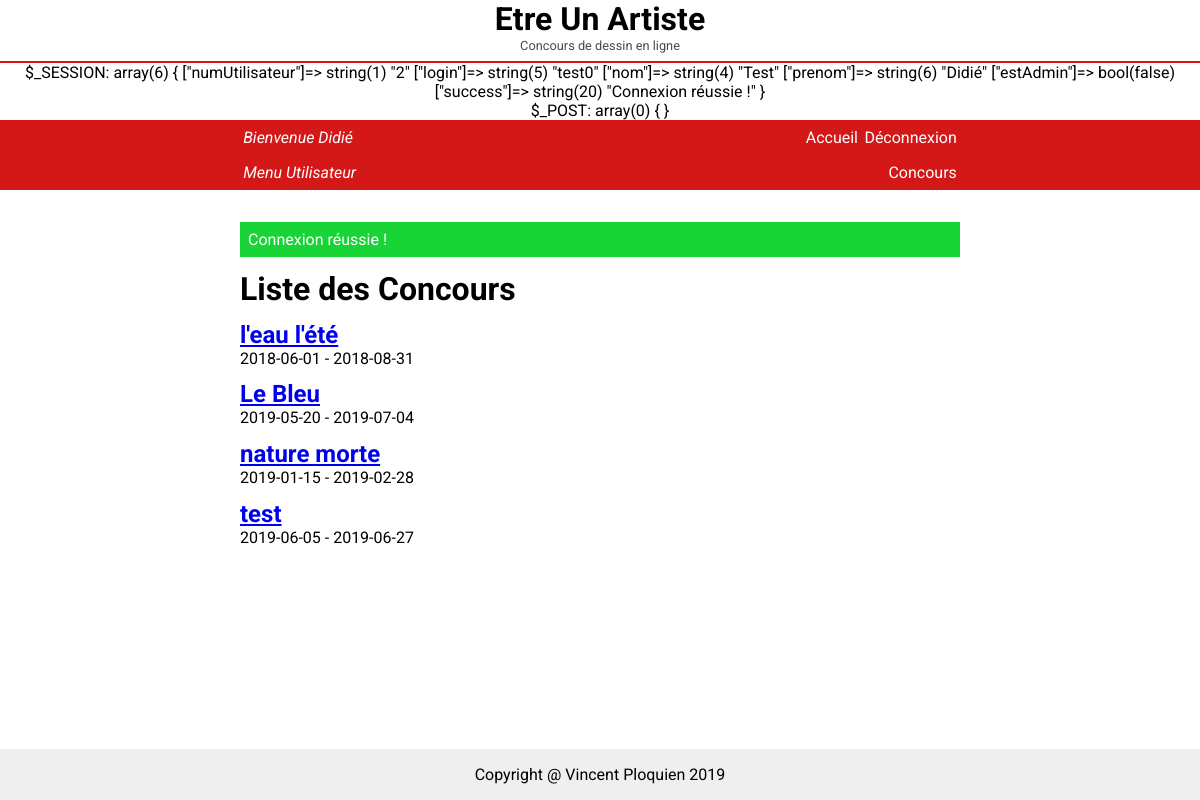
The page /listeConcours.php (signed in) on the database its author committed.
### tables this page shows
CREATE TABLE IF NOT EXISTS `Concours` (
`numConcours` int(11) NOT NULL,
  `description` tinytext NOT NULL,
  `dateDebut` date DEFAULT NULL,
  `dateFin` date DEFAULT NULL,
  `etat` enum('pas commencé','en cours','attente','évalué') NOT NULL
);

### listeConcours.php (the view, shortened to what this page needs)
<?php
require_once('template/header.php');
$DB = (new Database())->getDB();
?>
<h1>Liste des Concours</h1>
<?php
    $res = $DB->query("SELECT numConcours, description, dateDebut, dateFin FROM Concours;");
    while ($row = $res->fetch_assoc()) {
        echo "<div><h2><a href='/user/concours.php?id=${row['numConcours']}'>${row['description']}</a></h2><p>${row['dateDebut']} - ${row['dateFin']}</p></div>";
    }
?>
<?php
require_once('template/footer.php');
?>

### assets/css/style.css (style rules this page uses)
html { height: 100%; box-sizing: border-box; }
*, *:before, *:after { box-sizing: inherit; }
h1, h2, h3, h4, p, ol, ul { margin: 0; padding: 0; }
body { font-family: 'Roboto', sans-serif; position: relative; margin: 0; padding-bottom: 6rem; min-height: 100%; }
main>div { margin-top: 0.8em; }

### rows shown on the page
concours: description "l'eau l'été", dateDebut "2018-06-01", dateFin "2018-08-31"
concours: description "Le Bleu", dateDebut "2019-05-20", dateFin "2019-07-04"
concours: description "nature morte", dateDebut "2019-01-15", dateFin "2019-02-28"
concours: description "test", dateDebut "2019-06-05", dateFin "2019-06-27"

### other values the page prints
$_SESSION["prenom"] "Didié"
$_SESSION["success"] "Connexion réussie !"
